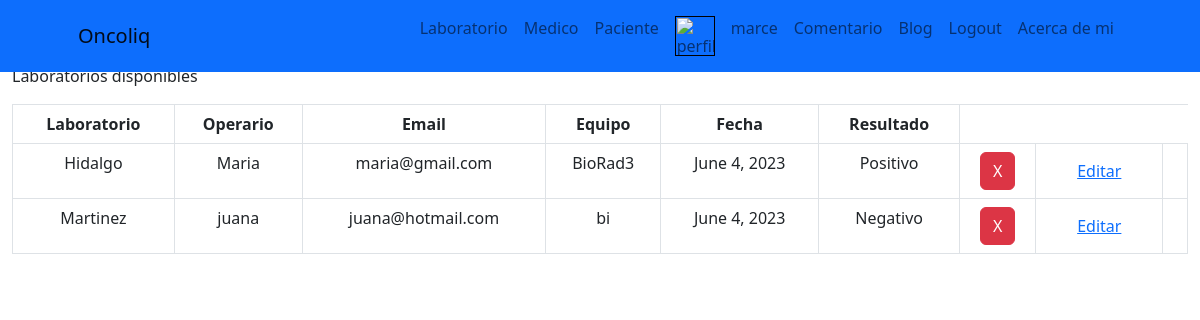
Page /laboratorio/ (signed in) on the earlier database version.
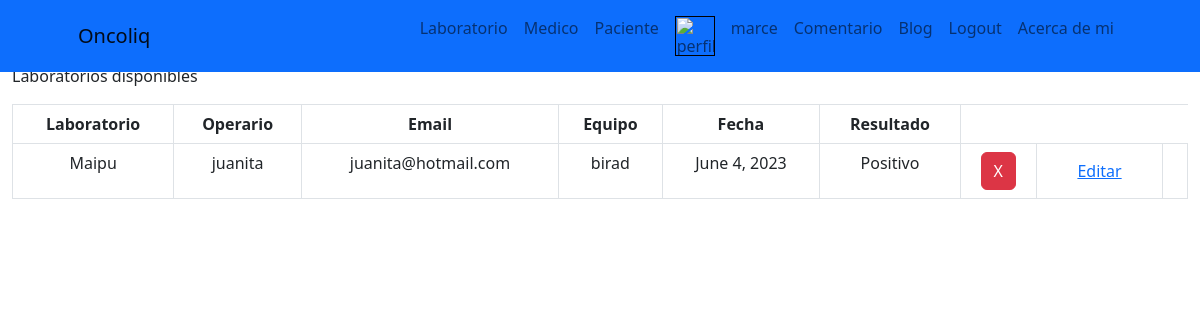
Same page on the later database version.
### Oncoliq/models.py (models this page shows, shortened)
class Laboratorio(models.Model):
    laboratorio = models.CharField(max_length=30)
    operario = models.CharField(max_length=30)
    email = models.EmailField()
    equipo = models.CharField(max_length=30)
    fecha = models.DateField()
    resultado = models.CharField(max_length=30)

### Oncoliq/views.py (the view)
# urls.py: path('laboratorio/', laboratorio, name="Laboratorio"),
@login_required
def laboratorio(request):
    laboratorio = Laboratorio.objects.all()
    return render (request,"Oncoliq/laboratorio/laboratorio.html", {"Laboratorio": laboratorio})

### Oncoliq/avatar_context.py (called while the page is built)
def avatar_context_processor(request):
    avatar = getAvatar(request)
    return {'avatar':avatar}

### Oncoliq/views.py (called while the page is built)
def getAvatar(request):
    avatar = Avatar.objects.filter(user = request.user.id)
    try:
        avatar = avatar[0].image.url
    except:
        avatar = None
    return avatar

### Oncoliq/templates/Oncoliq/laboratorio/laboratorio.html (shortened to what this page needs)
<div>
    {% extends "Oncoliq/inicio.html" %}
    {% load static %}
        {% block contenidoQueCambia %}
        <p>Laboratorios disponibles</p>
        <table id="tableInfoLaboratorio" class="table table-bordered text-center">
            <tr id="tituloTablaLaboratorio">
                <th>Laboratorio</th>
                <th>Operario</th>
                <th>Email</th>
                <th>Equipo</th>
                <th>Fecha</th>
                <th>Resultado</th>
            </tr>
                {% for laboratorio in Laboratorio %}
                    <tr>
                        <td>{{laboratorio.laboratorio}}</td>
                        <td>{{laboratorio.operario}}</td>
                        <td>{{laboratorio.email}}</td>
                        <td>{{laboratorio.equipo}}</td>
                        <td>{{laboratorio.fecha}}</td>
                        <td>{{laboratorio.resultado}}</td>
                        <td><button class="btn btn-danger btnEliminar"><a href="{% url 'eliminarLaboratorio' laboratorio.id %}">X</a></button></td>
                        <td><button class="btn btneditar"><a href="{% url 'editarLaboratorio' laboratorio.id %}">Editar</a></button><td>
                    </tr>
                {% endfor %}
        </table>
        {% endblock %}

### Oncoliq/templates/Oncoliq/inicio.html (shortened to what this page needs)
<!DOCTYPE html>
<html lang="en">
<head>
    {% load static %}
    <link href="https://cdn.jsdelivr.net/npm/bootstrap@5.2.3/dist/css/bootstrap.min.css" rel="stylesheet">
    <link href="{% static 'Oncoliq/css/marce.css'%}" rel="stylesheet"/>
</head>
<body>
    <header class="container-fluid p-0 position-relative">
        <section>
            <nav class="navbar navbar-expand-lg fixed-top bg-primary" id="mainNav">
                <div class="container px-4 px-lg-5">
                    <a class="navbar-brand" href="#page-top">Oncoliq</a>
                    <div class="collapse navbar-collapse" id="navbarResponsive">
                        <ul class="navbar-nav ms-auto">
                            <li class="nav-item"><a class="nav-link" href="{% url 'Laboratorio' %}">Laboratorio</a></li>
                            <li class="nav-item"><a class="nav-link" href="{% url 'Medico' %}">Medico</a></li>
                            <li class="nav-item"><a class="nav-link" href="{% url 'Paciente' %}">Paciente</a></li>
                            <li class="nav-item"><a class="nav-link" href=""><img src="{{avatar}}" width="40px" alt="perfil"></a></li>
                            <li class="nav-item"><a class="nav-link" href="{% url 'perfil' %}">{{user.username}}</a></li>
                            <li class="nav-item"><a class="nav-link" href="{% url 'comentario' %}">Comentario</a></li>
                            <li class="nav-item"><a class="nav-link" href="{% url 'mostrarComentarios' %}">Blog</a></li>
                            <li class="nav-item"><a class="nav-link" href="{% url 'login' %}">Logout</a></li>
                            <li class="nav-item"><a class="nav-link" href="{% url 'acercaDeMi' %}">Acerca de mi</a></li>
                        </ul>
                    </div>
                </div>
            </nav>
        </section>
    </header>
    <main>
        <section>
            <div class="container-fluid mt-3 pt-5">
                {% block contenidoQueCambia %}
                {% endblock %}
            </div>
        </section>
    </main>
</body>
</html>

### Oncoliq/static/Oncoliq/css/marce.css (style rules this page uses)
.btnEliminar a { border-radius: 15px; color: white; text-decoration: none; }

Differences in the rows shown:
removed Laboratorio: laboratorio "Hidalgo", operario "Maria", email "maria@gmail.com", equipo "BioRad3", fecha "June 4, 2023", resultado "Positivo"
changed Laboratorio: laboratorio "Martinez" → "Maipu"; operario "juana" → "juanita"; email "juana@hotmail.com" → "juanita@hotmail.com"; equipo "bi" → "birad"; resultado "Negativo" → "Positivo"
